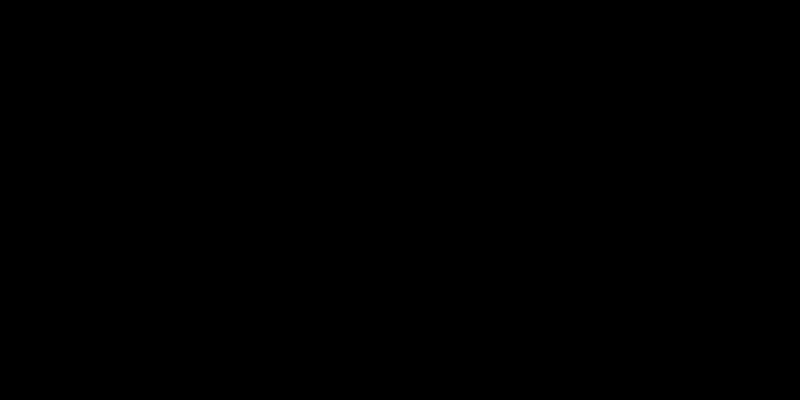
Frame 1 (no input)
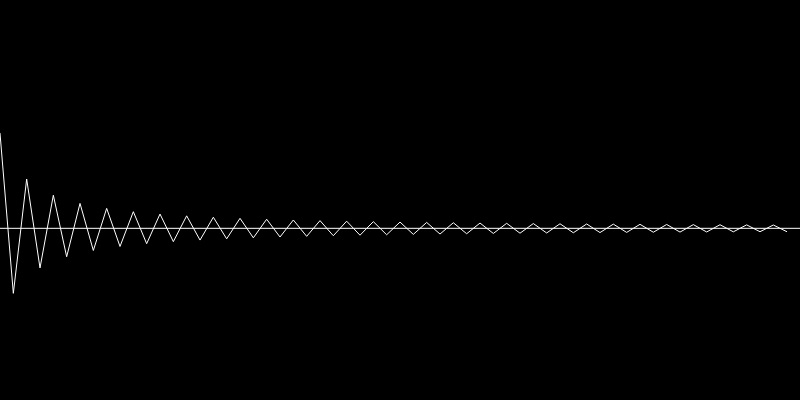
Frame 60 (no input)
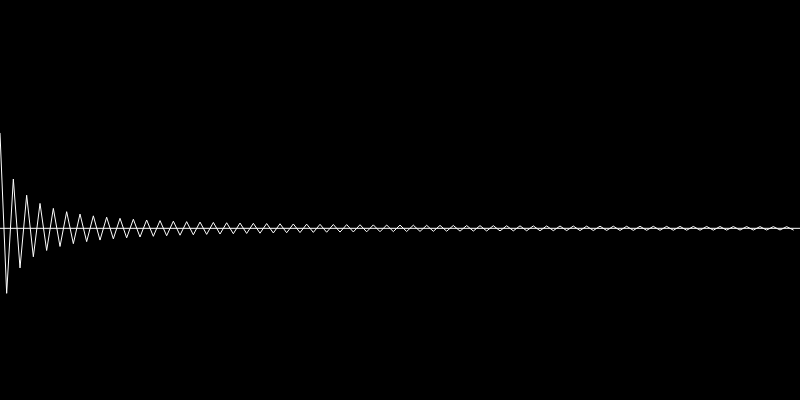
Frame 120 (the mouse pressed at the canvas centre since frame 60)

The p5.js sketch that drew these frames (run headless with seeded random() and noise() and a simulated clock; from frame 60 on, the mouse is pressed at the canvas centre):

// p5.js sketch
// ── sketch.js
let canva;

let pi = 4;
let iterations = 0;
let div;

let history = [];

// Inspired by The Coding Train

function setup(){
	canva = createCanvas(800, 400);
	
	div = createDiv(pi).style('font-size', '40px');
}

function draw(){
	background(0);
	let den = iterations * 2 + 3;

	if(iterations%2 == 0){
		pi -= (4/den);
	}else{
		pi += (4/den);
	}

	history.push(pi);
	let piY = map(PI, 2, 4, 0, height);
	line(0, piY, width, piY);

	let spacing = width/history.length;
	stroke(255);
	noFill();

	beginShape();
	for(let i=0; i<history.length; i++){
		let x = i * spacing;
		let y = map(history[i], 2, 4, 0, height);
		vertex(x, y);
	}
	endShape();

	div.html(pi);
	iterations++;
}
